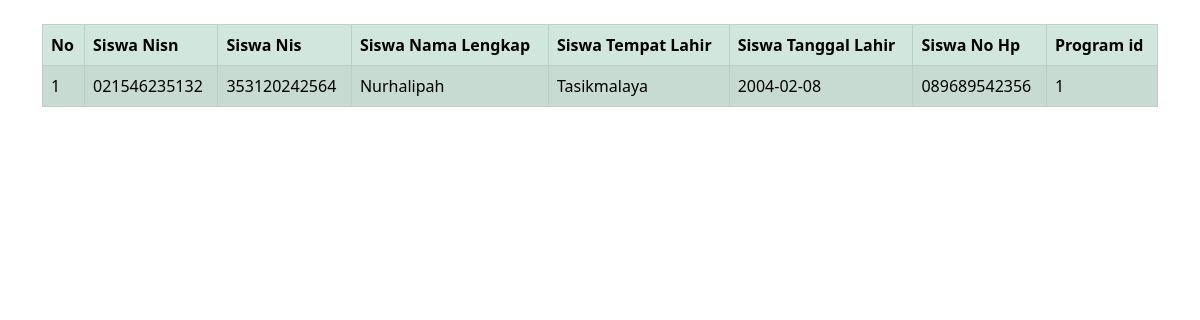
The page /index.php/siswa/tampil_data_siswa on the database its author committed.
### tables this page shows
CREATE TABLE `tbl_siswa` (
  `siswa_id` int(11) NOT NULL,
  `siswa_nisn` varchar(50) NOT NULL,
  `siswa_nis` varchar(20) NOT NULL,
  `siswa_nama_lengkap` varchar(100) NOT NULL,
  `siswa_tempat_lahir` varchar(50) NOT NULL,
  `siswa_tgl_lahir` date NOT NULL,
  `siswa_nohp` varchar(20) NOT NULL,
  `program_id` int(11) NOT NULL
);

### application/controllers/Siswa.php (called while the page is built)
<?php
    class Siswa extends CI_controller{
        function tampil_data_siswa()
        {
            $this->load->model('M_siswa');
            $data['siswa'] = $this->M_siswa->tampil_data_siswa()->result();
            $this->load->view('v_tampil_siswa',$data);
        }
    }
?>

### index.php (called while the page is built, shortened)
<?php
require_once BASEPATH.'core/CodeIgniter.php';

### application/models/M_siswa.php (called while the page is built)
<?php
    class M_siswa extends CI_Model{
        function tampil_data_siswa(){
            return $this->db->get('tbl_siswa');
        }
    }
?>

### application/views/v_tampil_siswa.php (the view, shortened to what this page needs)
<!DOCTYPE html>
<html lang="en">
<head>
    <link href="https://cdn.jsdelivr.net/npm/bootstrap@5.0.2/dist/css/bootstrap.min.css" rel="stylesheet"
>
</head>
<body>
    <br>
    <div class="container">
        <table class="table table-bordered table-success table-striped">
            <thead>
                <tr>
                    <th>No</th>
                    <th>Siswa Nisn</th>
                    <th>Siswa Nis</th>
                    <th>Siswa Nama Lengkap</th>
                    <th>Siswa Tempat Lahir</th>
                    <th>Siswa Tanggal Lahir</th>
                    <th>Siswa No Hp</th>
                    <th>Program id</th>
                </tr>
            </thead>
            <tbody>
                <?php $no=1; foreach($siswa as $s) {?>
                    <tr>
                        <td><?=$no?></td>
                        <td><?=$s->siswa_nisn?></td>
                        <td><?=$s->siswa_nis?></td>
                        <td><?=$s->siswa_nama_lengkap?></td>
                        <td><?=$s->siswa_tempat_lahir?></td>
                        <td><?=$s->siswa_tgl_lahir?></td>
                        <td><?=$s->siswa_nohp?></td>
                        <td><?=$s->program_id?></td>
                    </tr>
                <?php $no++; }?>
            </tbody>
        </table>
    </div>
</body>
</html>

### rows shown on the page
tbl_siswa: siswa_nisn "021546235132", siswa_nis "353120242564", siswa_nama_lengkap "Nurhalipah", siswa_tempat_lahir "Tasikmalaya", siswa_tgl_lahir "2004-02-08", siswa_nohp "089689542356", program "1"
